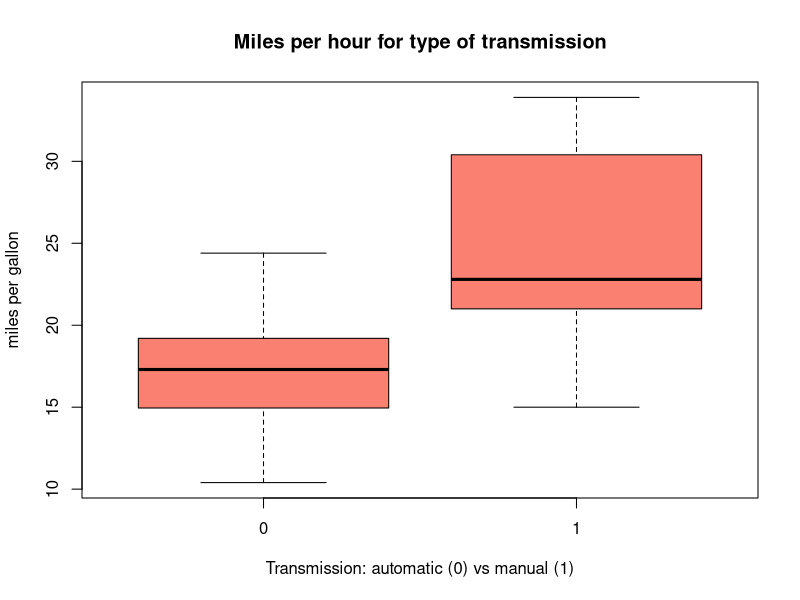
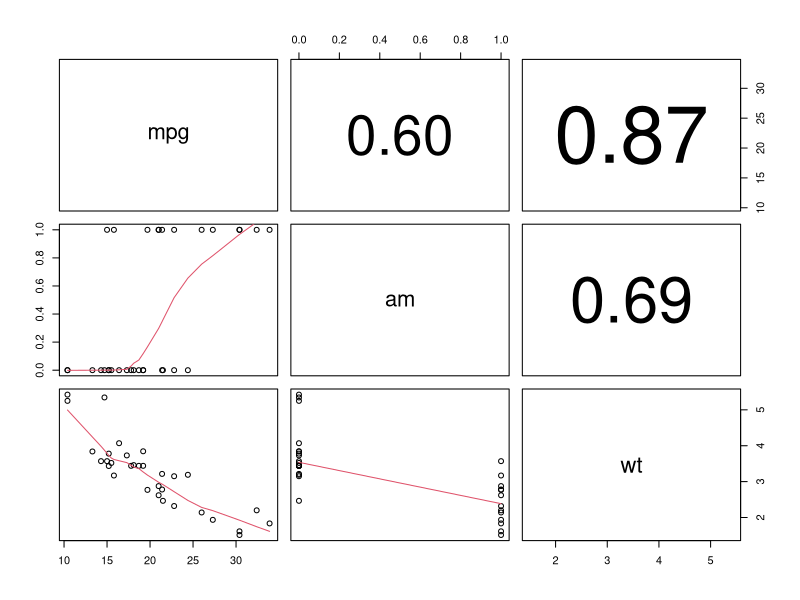
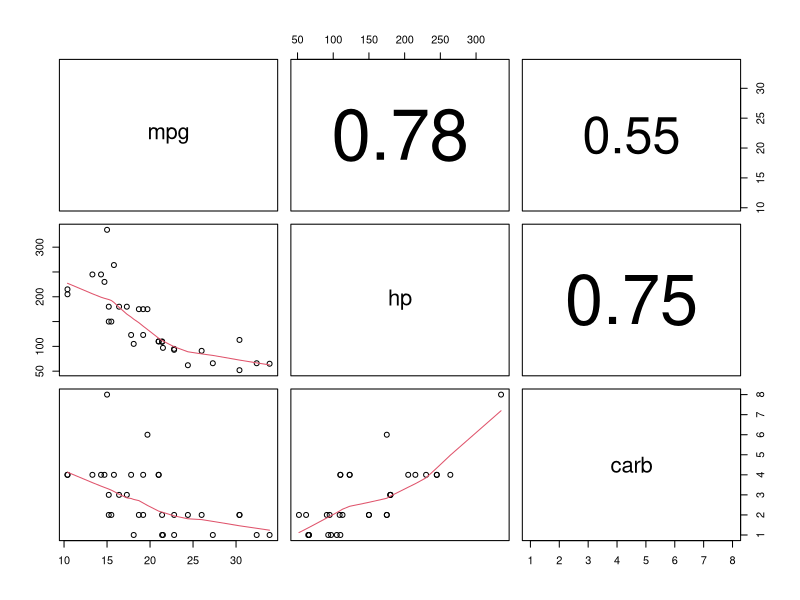
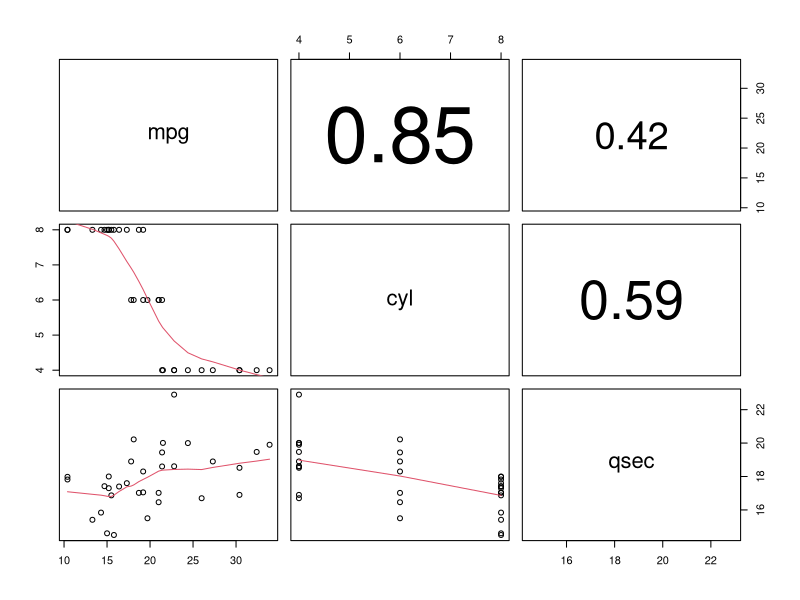
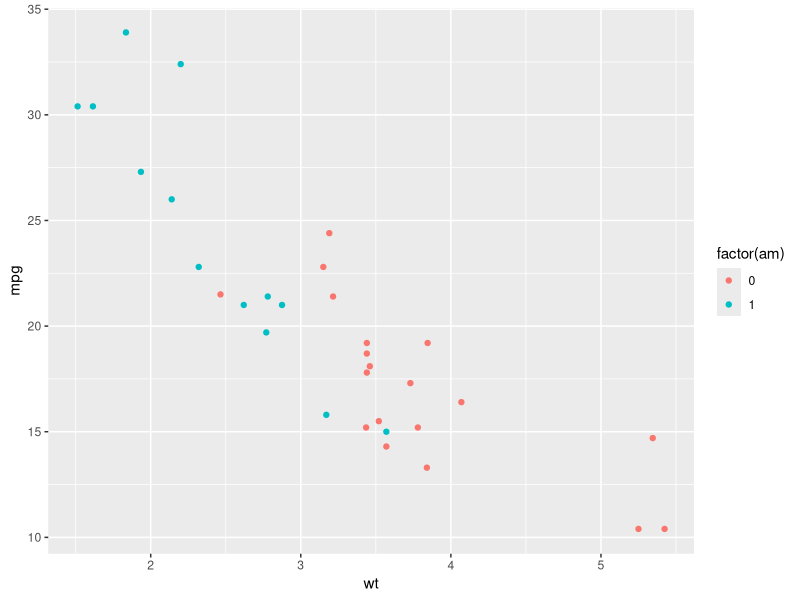
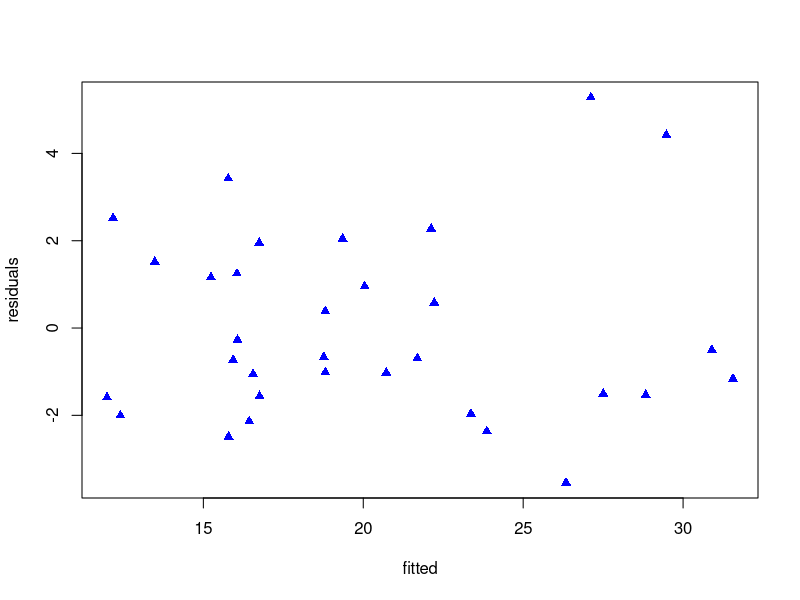
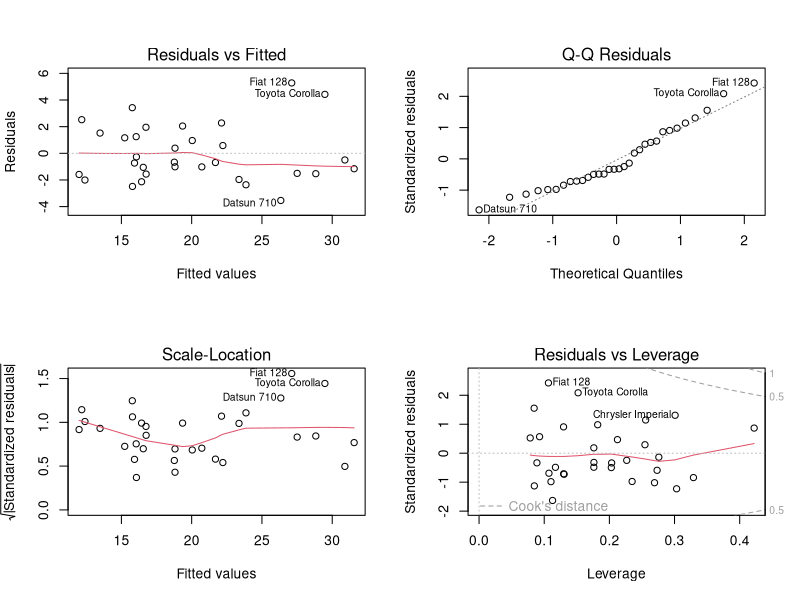

The R script that drew these images, in order:
## ---- chunk 1
library(datasets)
head(mtcars, 3)
str(mtcars) #output not shown
## ---- chunk 2
fit1<-lm(mpg~factor(am), data=mtcars)
summary(fit1)$coef
#second model
fit2<-lm(mpg~wt+factor(am)+factor(cyl), data=mtcars)
summary(fit2)$coef
#third model
fit3<-lm(mpg~wt+factor(am)+wt*factor(am)+factor(cyl), data=mtcars)
summary(fit3)$coef

## ---- chunk 3
anova(fit1, fit2, fit3)
## ---- chunk 4
boxplot(mpg~am, data=mtcars, col="salmon", xlab="Transmission: automatic (0) vs manual (1)", ylab="miles per gallon", main="Miles per hour for type of transmission")
## ---- chunk 5
t.test(mtcars$mpg~mtcars$am)
## ---- chunk 6
panel.cor <- function(x, y, digits=2, prefix="", cex.cor)
{
    usr <- par("usr"); on.exit(par(usr))
    par(usr = c(0, 1, 0, 1))
    r <- abs(cor(x, y))
    txt <- format(c(r, 0.123456789), digits=digits)[1]
    txt <- paste(prefix, txt, sep="")
    if(missing(cex.cor)) cex <- 0.8/strwidth(txt)
    text(0.5, 0.5, txt, cex = cex * r)
}
pairs(mpg~am+wt, data=mtcars, lower.panel=panel.smooth, upper.panel=panel.cor)
pairs(mpg~hp+carb, data=mtcars, lower.panel=panel.smooth, upper.panel=panel.cor)
pairs(mpg~cyl+qsec, data=mtcars, lower.panel=panel.smooth, upper.panel=panel.cor)
## ---- chunk 7
t.test(mtcars$wt~mtcars$am)
library(ggplot2)
ggplot(mtcars, aes(wt, mpg, color=factor(am)))+geom_point()
## ---- chunk 8
plot(fit3$fitted, fit3$res, col="blue", pch=17, ylab="residuals", xlab="fitted")
## ---- chunk 9
#Overall residual plots
par(mfrow=c(2,2))
plot(fit3)
